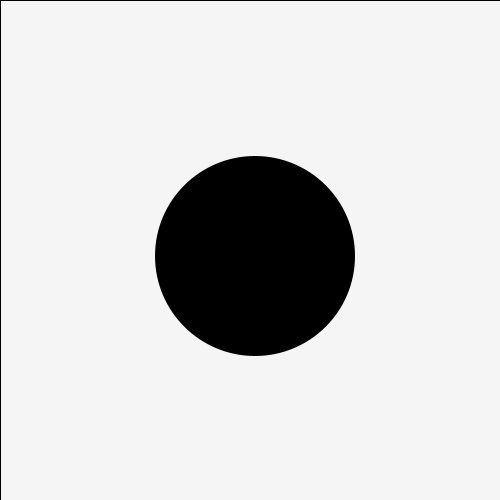
Frame 1 (no input)
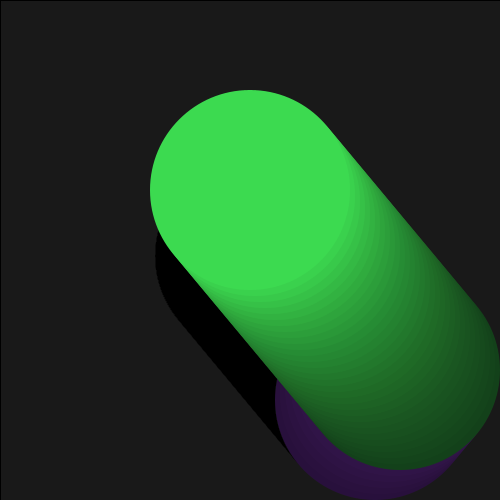
Frame 60 (the mouse pressed at the canvas centre just before this capture)
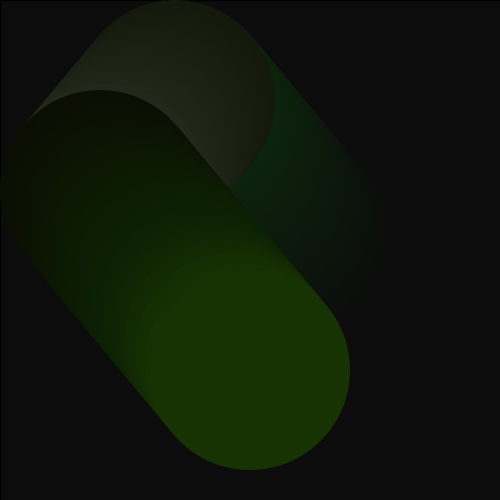
Frame 120 (the mouse held since frame 60 and released just before this capture)

The Processing sketch that drew these frames (run headless with seeded random() and noise(); from frame 60 on, the mouse is pressed at the canvas centre):

// Processing sketch: vector
// ── vector.pde
      //PVector v1,v2;////vector has direction!!!

      //void setup(){
      //  size(500,500);
      //  v1=new PVector(40,20);
      //  v2=new PVector(25,50);
      //}

      //void draw(){
      //  background(255);
      //  //ellipse(v1.x,v1.y,12,12);
      //  ellipse(v2.x,v2.y,12,12);
      //  v2.add(v1); ///moving only adds 2 v together 
      //  ellipse(v2.x,v2.y,24,24);
      //}


PVector position;
PVector velocity;
float r,g,b;
int radius;

void setup(){
  size(500,500);
  background(255);
  position = new PVector (width/2,height/2);///PVector(x,y)location
  velocity = new PVector(5,6);////+,and - goes to opposite direction
  smooth();
  radius=200;
}

void draw(){
  fill(0,10);///tint 10
  rect(0,0,width,height);///redraw 10 tint rect over background every frame,ceate fade-out effect

  position.add(velocity);
  
  if(position.x >= (width-radius/2)||(position.x<=radius/2)){
    velocity.x=velocity.x *-1; //reverse xDirection
        r = random(0,255);
        g = random(0,255);
        b = random(0,255);
  }
  
  if(position.y >= (height-radius/2)||(position.y <= radius/2)){
    velocity.y=velocity.y * -1;//reverse yDirection
        r = random(0,255);
        g = random(0,255);
        b = random(0,255);
  }
  

///put this after vector setting
noStroke();
fill(r,g,b);
ellipse(position.x,position.y,radius,radius);

}

//if(isMoving){
//  pos.add(velocity);
//  velocity.add(gravity);
//}
